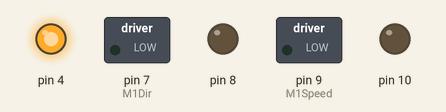
This sketch was run on a simulated Arduino Uno, built with avr-gcc and run on an emulated ATmega328P. On the bench: switched loads named in the sketch (green lamp = pin HIGH), output pins drawn as LEDs (lit = HIGH).

Above: at 0.1 s.
At 1.1 s:
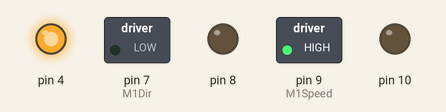
Timing chart, 0 to 2.6 s (numbered marks = the images above):
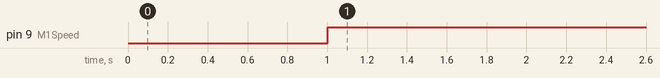

The sketch:

MOTOR_DRIVER_WITHCONT.ino
```cpp
int M1Speed = 9;
int M2Speed = 10;
int M1Dir = 7;
int M2Dir = 8;
int n = 1;

//PINS 9 and 10 are MOTOR VOLTAGE

void setup() {
  Serial.begin(19200);
  pinMode(4, OUTPUT);
  pinMode(7, OUTPUT);
  pinMode(8, OUTPUT);
  pinMode(9, OUTPUT);
  pinMode(10, OUTPUT);
  pinMode(12, INPUT);
  digitalWrite(4,HIGH);

}

void loop() {
if( millis() < 10){
  analogWrite(M1Speed, 0);
}
// PWM frequency is 500Hz, so it's about 2 ms per duty cycle
// Of the actual arduino, FREQ is 490.35, 2.0394 ms duty cycle
// Pins are delivering voltages
// PWM determines how much power is delivered to the motor which in turn can be used to control speed.
// IE, 50% duty cycle would be 50% power
if ( millis() < 2500){
    if((n*10+1) < millis() && (n*10-1) < millis() ){
    Serial.println(digitalRead(M1Speed));
    Serial.println(digitalRead(M1Dir));
    Serial.println(millis());
    //Serial.println(ANGULARR_VELOCITY);
    }
// CURRENTLY SET AT A 5-6 MS SAMPLING RATE.


if(1000 < millis() && millis() < 1999){
  //DIRECTION
  digitalWrite(M1Dir, HIGH);
  // SPEED FULL POWER
  analogWrite(M1Speed, 255);
    }

    //THIS FLIPS THE DIRECTION
//else if(2000 < millis()){
//  //DIRECTION
//  digitalWrite(M1Dir, LOW);
//  // SPEED FULL POWER
//  analogWrite(M1Speed, 0);
//    }

  n++;
}
}
```

Measured:
- by itself, pin 9 (M1Speed): LOW → HIGH at 1.0 s
